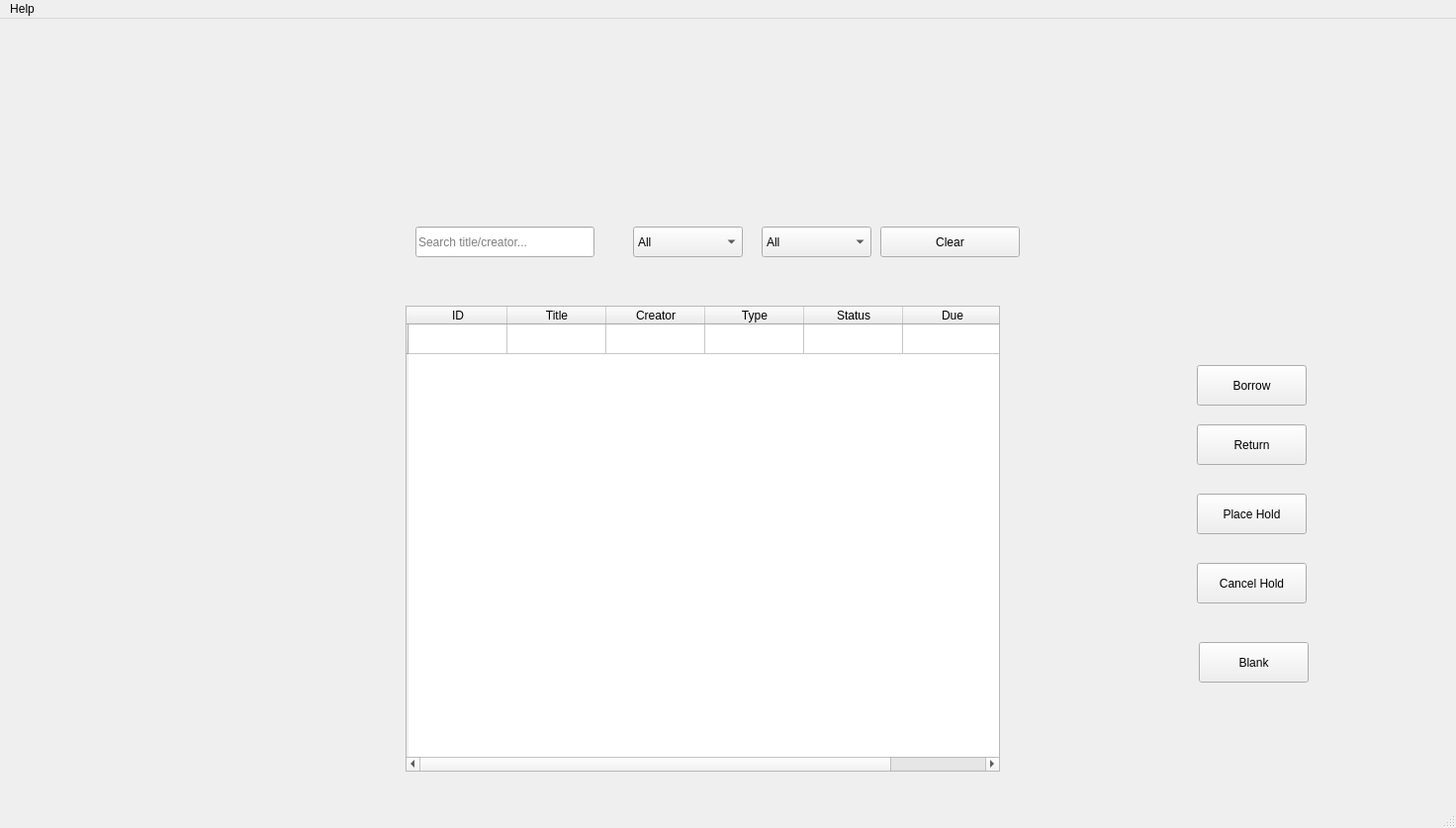
<?xml version="1.0" encoding="UTF-8"?>
<ui version="4.0">
 <class>MainWindow</class>
 <widget class="QMainWindow" name="MainWindow">
  <property name="geometry">
   <rect>
    <x>0</x>
    <y>0</y>
    <width>1472</width>
    <height>837</height>
   </rect>
  </property>
  <property name="windowTitle">
   <string>MainWindow</string>
  </property>
  <widget class="QWidget" name="centralwidget">
   <property name="layoutDirection">
    <enum>Qt::LeftToRight</enum>
   </property>
   <widget class="QTableWidget" name="tableItems">
    <property name="geometry">
     <rect>
      <x>410</x>
      <y>290</y>
      <width>601</width>
      <height>471</height>
     </rect>
    </property>
    <property name="editTriggers">
     <set>QAbstractItemView::NoEditTriggers</set>
    </property>
    <property name="alternatingRowColors">
     <bool>true</bool>
    </property>
    <property name="selectionMode">
     <enum>QAbstractItemView::SingleSelection</enum>
    </property>
    <property name="selectionBehavior">
     <enum>QAbstractItemView::SelectRows</enum>
    </property>
    <property name="sortingEnabled">
     <bool>true</bool>
    </property>
    <row>
     <property name="text">
      <string/>
     </property>
    </row>
    <column>
     <property name="text">
      <string>ID</string>
     </property>
    </column>
    <column>
     <property name="text">
      <string>Title</string>
     </property>
    </column>
    <column>
     <property name="text">
      <string>Creator</string>
     </property>
    </column>
    <column>
     <property name="text">
      <string>Type</string>
     </property>
    </column>
    <column>
     <property name="text">
      <string>Status</string>
     </property>
    </column>
    <column>
     <property name="text">
      <string>Due</string>
     </property>
    </column>
   </widget>
   <widget class="QWidget" name="horizontalLayoutWidget">
    <property name="geometry">
     <rect>
      <x>140</x>
      <y>210</y>
      <width>160</width>
      <height>80</height>
     </rect>
    </property>
    <layout class="QHBoxLayout" name="horizontalLayout"/>
   </widget>
   <widget class="QWidget" name="widget" native="true">
    <property name="geometry">
     <rect>
      <x>1100</x>
      <y>300</y>
      <width>341</width>
      <height>461</height>
     </rect>
    </property>
    <property name="layoutDirection">
     <enum>Qt::LeftToRight</enum>
    </property>
    <widget class="QPushButton" name="borrowBtn">
     <property name="geometry">
      <rect>
       <x>110</x>
       <y>50</y>
       <width>111</width>
       <height>41</height>
      </rect>
     </property>
     <property name="text">
      <string>Borrow</string>
     </property>
    </widget>
    <widget class="QPushButton" name="returnBtn">
     <property name="geometry">
      <rect>
       <x>110</x>
       <y>110</y>
       <width>111</width>
       <height>41</height>
      </rect>
     </property>
     <property name="text">
      <string>Return</string>
     </property>
    </widget>
    <widget class="QPushButton" name="placeHoldBtn">
     <property name="geometry">
      <rect>
       <x>110</x>
       <y>180</y>
       <width>111</width>
       <height>41</height>
      </rect>
     </property>
     <property name="text">
      <string>Place Hold</string>
     </property>
    </widget>
    <widget class="QPushButton" name="cancelHoldBtn">
     <property name="geometry">
      <rect>
       <x>110</x>
       <y>250</y>
       <width>111</width>
       <height>41</height>
      </rect>
     </property>
     <property name="text">
      <string>Cancel Hold</string>
     </property>
    </widget>
    <widget class="QPushButton" name="selectedInfo">
     <property name="geometry">
      <rect>
       <x>112</x>
       <y>330</y>
       <width>111</width>
       <height>41</height>
      </rect>
     </property>
     <property name="text">
      <string>Blank</string>
     </property>
    </widget>
   </widget>
   <widget class="QWidget" name="widget_2" native="true">
    <property name="geometry">
     <rect>
      <x>100</x>
      <y>310</y>
      <width>251</width>
      <height>411</height>
     </rect>
    </property>
    <property name="layoutDirection">
     <enum>Qt::LeftToRight</enum>
    </property>
   </widget>
   <widget class="QWidget" name="widget_3" native="true">
    <property name="geometry">
     <rect>
      <x>400</x>
      <y>150</y>
      <width>631</width>
      <height>141</height>
     </rect>
    </property>
    <widget class="QLineEdit" name="searchEdit">
     <property name="geometry">
      <rect>
       <x>20</x>
       <y>60</y>
       <width>181</width>
       <height>31</height>
      </rect>
     </property>
     <property name="text">
      <string/>
     </property>
     <property name="placeholderText">
      <string>Search title/creator...</string>
     </property>
    </widget>
    <widget class="QComboBox" name="typeFilter">
     <property name="geometry">
      <rect>
       <x>240</x>
       <y>60</y>
       <width>111</width>
       <height>31</height>
      </rect>
     </property>
     <item>
      <property name="text">
       <string>All</string>
      </property>
     </item>
     <item>
      <property name="text">
       <string>Fiction</string>
      </property>
     </item>
     <item>
      <property name="text">
       <string>Non-Fiction</string>
      </property>
     </item>
     <item>
      <property name="text">
       <string>Magazine</string>
      </property>
     </item>
     <item>
      <property name="text">
       <string>Movie</string>
      </property>
     </item>
     <item>
      <property name="text">
       <string>Video Game</string>
      </property>
     </item>
    </widget>
    <widget class="QComboBox" name="statusFilter">
     <property name="geometry">
      <rect>
       <x>370</x>
       <y>60</y>
       <width>111</width>
       <height>31</height>
      </rect>
     </property>
     <item>
      <property name="text">
       <string>All</string>
      </property>
     </item>
     <item>
      <property name="text">
       <string>Available</string>
      </property>
     </item>
     <item>
      <property name="text">
       <string>Checked Out</string>
      </property>
     </item>
    </widget>
    <widget class="QPushButton" name="clearFilterBtn">
     <property name="geometry">
      <rect>
       <x>490</x>
       <y>60</y>
       <width>141</width>
       <height>31</height>
      </rect>
     </property>
     <property name="text">
      <string>Clear</string>
     </property>
    </widget>
   </widget>
  </widget>
  <widget class="QMenuBar" name="menubar">
   <property name="geometry">
    <rect>
     <x>0</x>
     <y>0</y>
     <width>1472</width>
     <height>22</height>
    </rect>
   </property>
   <widget class="QMenu" name="menuHelp">
    <property name="title">
     <string>Help</string>
    </property>
    <addaction name="actionAbout"/>
   </widget>
   <addaction name="menuHelp"/>
  </widget>
  <widget class="QStatusBar" name="statusbar"/>
  <action name="actionAbout">
   <property name="text">
    <string>About</string>
   </property>
  </action>
 </widget>
 <resources/>
 <connections/>
</ui>
